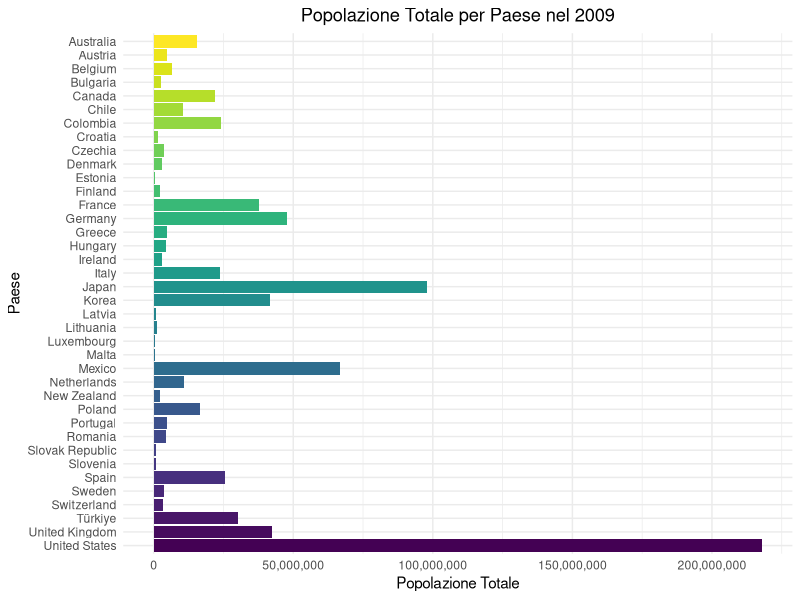

Reproduce this figure in R.
library(viridis)
library(ggplot2)
library(dplyr)

population_data <- read.csv("dataset/Total_population.csv")

aggregated_data <- population_data %>%
  group_by(country) %>%
  summarise(Total_Population_2009 = sum(`X2009`, na.rm = TRUE)) %>%
  mutate(country = factor(country, levels = rev(unique(country))))

ggplot(aggregated_data, aes(x = Total_Population_2009, y = country, fill = country)) +
  geom_bar(stat = "identity", show.legend = FALSE) +
  labs(title = "Popolazione Totale per Paese nel 2009",
       x = "Popolazione Totale",
       y = "Paese") +
  scale_fill_viridis(discrete = TRUE) +
  theme_minimal() +
  scale_x_continuous(labels = scales::comma) +
  theme(plot.title = element_text(hjust = 0.5))
